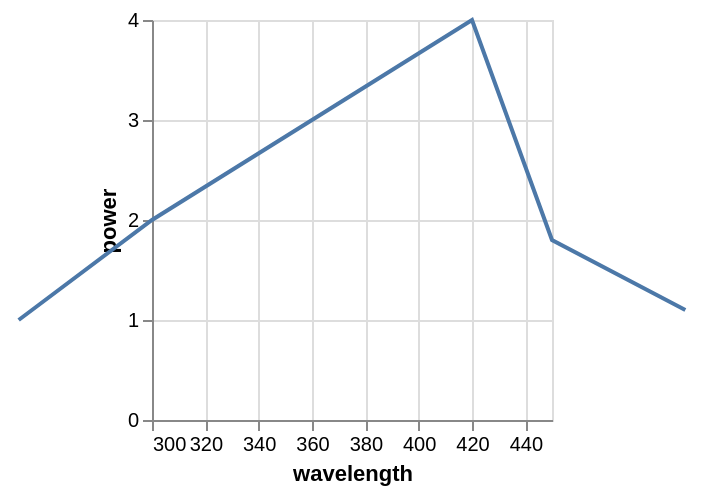

Express this chart as Vega-Lite.
### Vega specification from a JSON file in a GitHub repository (floating-point values rounded to 4 significant figures)
{"$schema": "https://vega.github.io/schema/vega/v5.json", "background": "white", "padding": 5, "width": 200, "height": 200, "style": "cell", "data": [{"name": "source_0", "values": [{"wavelength": 250, "power": 1}, {"wavelength": 300, "power": 2}, {"wavelength": 420, "power": 4}, {"wavelength": 450, "power": 1.8}, {"wavelength": 500, "power": 1.1}]}, {"name": "data_0", "source": "source_0", "transform": [{"type": "formula", "expr": "toNumber(datum[\"wavelength\"])", "as": "wavelength"}]}], "marks": [{"name": "marks", "type": "line", "style": ["line"], "sort": {"field": "datum[\"wavelength\"]"}, "from": {"data": "data_0"}, "encode": {"update": {"stroke": {"value": "#4c78a8"}, "description": {"signal": "\"wavelength: \" + (format(datum[\"wavelength\"], \"\")) + \"; power: \" + (format(datum[\"power\"], \"\"))"}, "x": {"scale": "x", "field": "wavelength"}, "y": {"scale": "y", "field": "power"}, "defined": {"signal": "isValid(datum[\"wavelength\"]) && isFinite(+datum[\"wavelength\"]) && isValid(datum[\"power\"]) && isFinite(+datum[\"power\"])"}}}}], "scales": [{"name": "x", "type": "linear", "domain": [300, 450], "range": [0, {"signal": "width"}], "zero": false}, {"name": "y", "type": "linear", "domain": {"data": "data_0", "field": "power"}, "range": [{"signal": "height"}, 0], "nice": true, "zero": true}], "axes": [{"scale": "x", "orient": "bottom", "gridScale": "y", "grid": true, "tickCount": {"signal": "ceil(width/40)"}, "domain": false, "labels": false, "aria": false, "maxExtent": 0, "minExtent": 0, "ticks": false, "zindex": 0}, {"scale": "y", "orient": "left", "gridScale": "x", "grid": true, "tickCount": {"signal": "ceil(height/40)"}, "domain": false, "labels": false, "aria": false, "maxExtent": 0, "minExtent": 0, "ticks": false, "zindex": 0}, {"scale": "x", "orient": "bottom", "grid": false, "title": "wavelength", "labelFlush": true, "labelOverlap": true, "tickCount": {"signal": "ceil(width/40)"}, "zindex": 0}, {"scale": "y", "orient": "left", "grid": false, "title": "power", "labelOverlap": true, "tickCount": {"signal": "ceil(height/40)"}, "zindex": 0}], "config": {"normalizedNumberFormat": ".2%"}}
